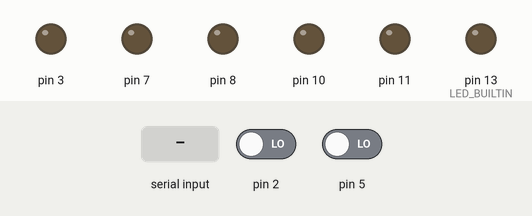
This sketch was run on a simulated Arduino Uno, built with avr-gcc and run on an emulated ATmega328P. On the bench: output pins drawn as LEDs (lit = HIGH). The test bench sets the inputs (shaded band); at power-on: pin 2 LOW, pin 5 LOW.

Above: at 1.2 s.
1.3 s: byte 117 (UP) received over Serial
At 1.5 s:
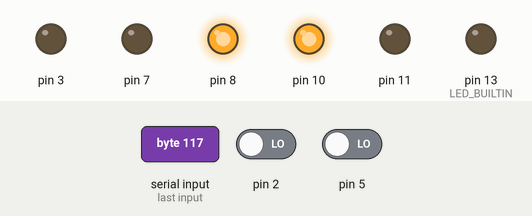
3.2 s: byte 100 (DOWN) received over Serial
At 3.4 s:
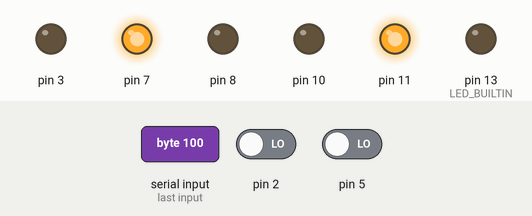
5.1 s: byte 108 (LEFT) received over Serial
At 5.27 s:
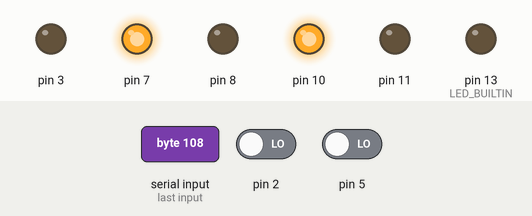
6.9 s: byte 114 (RIGHT) received over Serial
At 7.07 s:
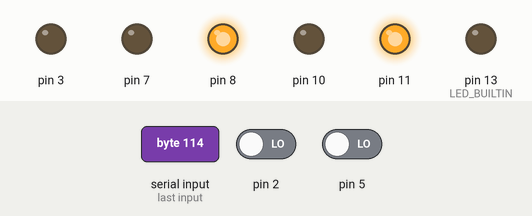
8.7 s: byte 115 (START) received over Serial
At 9.8 s:
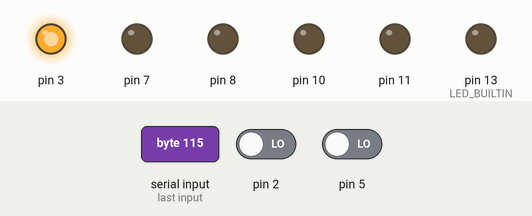
Timing chart, 0 to 14.2 s (numbered marks = the images above; inputs shaded):
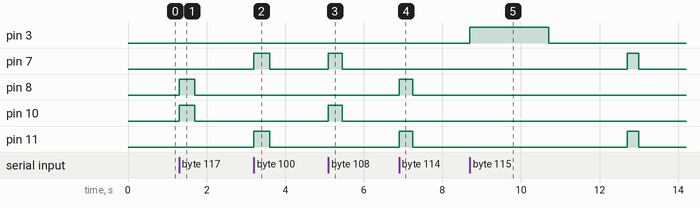

The sketch:

sketch_oct17a.ino
```cpp
#include "Truck.h"

Wheel leftWheel(8, 7);
Wheel rightWheel(10, 11);
Truck truck(&leftWheel, &rightWheel, 3, 2, 5);

void setup() {
  // put your setup code here, to run once:
	Serial.begin(9600);

	truck.init();
}

void loop() {
  // put your main code here, to run repeatedly:
	if (truck.is_autopilot())
	{
		truck.workingAutoPilot();
	}
	else
	{
		truck.handOn();
	}
}
```

Truck.cpp
```cpp
#include "Truck.h"

void Wheel::init() {
	pinMode(forward_pin, OUTPUT);
	pinMode(backward_pin, OUTPUT);

	stop(); // set LOW to pins because lags
};

void Wheel::moveForward() {
	digitalWrite(forward_pin, HIGH);
};

void Wheel::moveBackward() {
	digitalWrite(backward_pin, HIGH);
};

void Wheel::stop() {
	digitalWrite(forward_pin, LOW);
	digitalWrite(backward_pin, LOW);
};

Truck::Truck(Wheel* LWheel_, Wheel* RWheel_, int pinS, int pinC, int pinO) : SOLENOID(pinS), PIN_COLOR(pinC), PIN_OBSTACLE(pinO)
{
	LWheel = LWheel_;
	RWheel = RWheel_;
};

void Truck::init() {

	LWheel->init();
	RWheel->init();
	pinMode(LED_BUILTIN, OUTPUT);
	pinMode(SOLENOID, OUTPUT);
	pinMode(PIN_COLOR, INPUT);
	pinMode(PIN_OBSTACLE, INPUT);
	digitalWrite(SOLENOID, LOW);
};

void Truck::changeMode() {
	if (autoPilot)
	{
		autoPilot = !autoPilot;
		cargoDischarge = !cargoDischarge;
		digitalWrite(SOLENOID, LOW);
	}
	else
	{
		autoPilot = !autoPilot;
		prepareAutopilot();
	}
};

void Truck::prepareAutopilot() {

	if (digitalRead(PIN_COLOR)) // truck outside the black zone
	{
		changeMode();
	}
	else // truck inside the black zone
	{
		return 0;
	}
};

void Truck::workingAutoPilot() {

	if (cargoDischarge)
	{
		if (digitalRead(PIN_COLOR)) // truck outside the black zone
		{
			rideBackward();
		}
		else // truck inside the black zone
		{
			changeMode();
		}
	}
	else
	{
		if (digitalRead(PIN_OBSTACLE)) // no barrier
		{
			rideForward();
		}
		else // barrier
		{
			if (digitalRead(PIN_COLOR)) // truck outside the black field
			{
				beep(TIMEBEEPDETOUR);
				detour(TIMEFORWARDDETOUR1, TIMETURNDDETOUR, TIMEFORWARDDETOUR2);
			}
			else // truck inside the black field
			{
				discharge(TIMEDISCHANGE);
				beep(TIMEBEEPDISCHANGE);

				rideBackward(TIMEBACKWARD);
			}
		}
	}
};

void Truck::rideForward(int TimeF) {

	LWheel->moveForward();
	RWheel->moveForward();

	delay(++TimeF);

	LWheel->stop();
	RWheel->stop();
};

void Truck::rideBackward(int TimeB) {

	LWheel->moveBackward();
	RWheel->moveBackward();

    //TimeB+=10;
	delay(TimeB);

	LWheel->stop();
	RWheel->stop();
};

void Truck::turnRight(int TimeTurn) {

	LWheel->moveForward();
	RWheel->moveBackward();

	delay(++TimeTurn);

	LWheel->stop();
	RWheel->stop();
};

void Truck::turnLeft(int TimeTurn) {

	LWheel->moveBackward();
	RWheel->moveForward();

	delay(++TimeTurn);

	LWheel->stop();
	RWheel->stop();
};

void Truck::detour(int TimeForwardDetour1, int TimeTurnDetour , int TimeForwardDetour2) {

	LWheel->stop();
	RWheel->stop();
	delay(400);
	turnLeft(TimeTurnDetour);
    LWheel->stop();
    RWheel->stop();
    delay(400);
	rideForward(TimeForwardDetour1);
    LWheel->stop();
    RWheel->stop();
    delay(400);
	turnRight(TimeTurnDetour);
    LWheel->stop();
    RWheel->stop();
    delay(400);
	rideForward(TimeForwardDetour2);
    LWheel->stop();
    RWheel->stop();
    delay(400);
	turnRight(TimeTurnDetour);
    LWheel->stop();
    RWheel->stop();
    delay(400);
	rideForward(TimeForwardDetour1);
    LWheel->stop();
    RWheel->stop();
    delay(400);
	turnLeft(TimeTurnDetour);
    LWheel->stop();
    RWheel->stop();
    delay(400);
};

void Truck::beep(int TimeBeep) {

	analogWrite(LED_BUILTIN, 100);
	delay(TimeBeep);
	analogWrite(LED_BUILTIN, 0);
};

void Truck::discharge(int TDischarge) {
	digitalWrite(SOLENOID, HIGH);
	delay(++TDischarge);

	cargoDischarge = true;

    digitalWrite(SOLENOID, LOW);
};

void Truck::handOn() {
	if (Serial.available())
	{
		//Serial.read()  // read first byte because unicode
		switch (Serial.read())
		{
		case UP: {
			rideForward(TIMEF);
			break;
		}
		case DOWN: {
			rideBackward(TIMEB);
			break;
		}
		case LEFT: {
			turnLeft(TIMETURN);
			break;
		}
		case RIGHT: {
			turnRight(TIMETURN);
			break;
		}
		case START: {
			changeMode();
			break;
		}
		case DISCHARGE:{
			discharge(TIMEDISCHANGE);
			break;
		} // TODO: delete for release
		default:
			break;
		}
	}
};
```

Truck.h
```cpp
#pragma once
#include "Arduino.h"
#include "settings.h"

//wheel class

class Wheel {
public:
	Wheel(int pinF, int pinB) :forward_pin(pinF), backward_pin(pinB) {};

	void init(); // sets the pin mode to perform the read
	void moveForward();
	void moveBackward();
	void stop();
private:
	const int forward_pin;
	const int backward_pin;
};

//class of operations performend by truck

class Truck {
public:
	Truck(Wheel* LWheel_, Wheel* RWheel_, int pinS, int pinC, int pinO);

	void changeMode(); // changes from manual control to automatic and vice versa
	void turnLeft(int timeTurn = 0);
	void turnRight(int TimeTurn = 0);
	void rideForward(int TimeF = 0);
	void rideBackward(int TimeB = 0);
	void detour(int TimeForwardDetour1, int TimeTurnDetour , int TimeForwardDetour2);
	void discharge(int TDischarge);
	void beep(int TimeBeep);
	void handOn();
	void prepareAutopilot();
	void init(); // sets the pin mode to perform the read or write operations
	void workingAutoPilot();
	bool is_autopilot() { return autoPilot;}; //check whether autopilot is enabled

private:

	Wheel* LWheel;
	Wheel* RWheel;
	bool autoPilot = false;
	bool cargoDischarge = false; //check whether the cargo have been delevered

	const int PIN_COLOR;
	const int PIN_OBSTACLE;
	const int SOLENOID;
};
```

settings.h
```cpp
#pragma once

//surgery time

#define TIMETURN 350
#define TIMEF 400
#define TIMEB 400
#define TIMEBACKWARD 300
#define TIMEDISCHANGE 2000
#define TIMEBEEPDETOUR 1000
#define TIMEBEEPDISCHANGE 2000
#define TIMEFORWARDDETOUR1 500
#define TIMEFORWARDDETOUR2 500
#define TIMETURNDDETOUR 350

//key marks to control with bluetooth

#define LEFT 'l'
#define RIGHT 'r'
#define UP 'u'
#define DOWN 'd'
#define START 's'
#define DISCHARGE 'v'
```

Measured:
- after the input at 1.3 s, pin 8, pin 10: LOW → HIGH at once, → LOW 0.40 s later
- after the input at 3.2 s, pin 7, pin 11: LOW → HIGH at once, → LOW 0.40 s later
- after the input at 5.1 s, pin 7, pin 10: LOW → HIGH at once, → LOW 0.35 s later
- after the input at 6.9 s, pin 8, pin 11: LOW → HIGH at once, → LOW 0.35 s later
- after the input at 8.7 s, pin 3: LOW → HIGH at once, → LOW 2.0 s later; pin 7, pin 11: LOW → HIGH after 4.0 s, → LOW 0.30 s later
